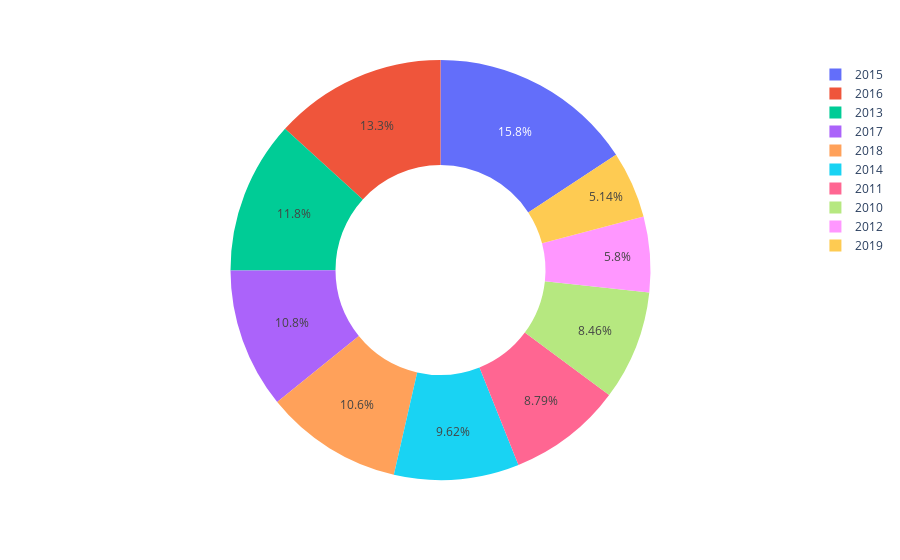

Write notebook code for a chart like this one.
### Code cell
fig5 = px.pie(df_empilhado, values="title", names="year")
fig5.update_traces(hole=.5)
fig5.show()

### Figure 1 — Plotly figure (JSON) as saved in the notebook; plotly's stock layout.template omitted (floating-point values rounded to 4 significant figures; data arrays with more than 128 entries replaced by an {"elided": "..."} marker saying what was removed)
{"data": [{"domain": {"x": [0, 1], "y": [0, 1]}, "hole": 0.5, "hovertemplate": "year=%{label}<br>title=%{value}<extra></extra>", "labels": {"elided": "147 int values"}, "legendgroup": "", "name": "", "showlegend": true, "type": "pie", "values": {"elided": "147 int values"}}], "layout": {"legend": {"tracegroupgap": 0}, "margin": {"t": 60}}}
